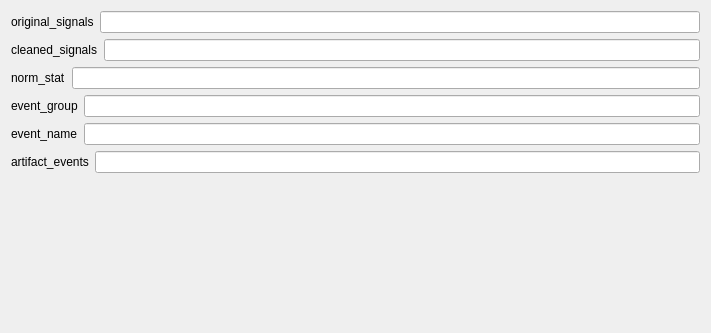
<?xml version="1.0" encoding="UTF-8"?>
<ui version="4.0">
 <class>SumoExampleV2SettingsView</class>
 <widget class="QWidget" name="SumoExampleV2SettingsView">
  <property name="styleSheet">
   <string notr="true">font: 12pt &quot;Roboto&quot;;</string>
  </property>
  <property name="geometry">
   <rect>
    <x>0</x>
    <y>0</y>
    <width>711</width>
    <height>333</height>
   </rect>
  </property>
  <property name="windowTitle">
   <string>Form</string>
  </property>
  <layout class="QVBoxLayout" name="verticalLayout">
   <item>
    <layout class="QHBoxLayout" name="original_signals_horizontalLayout">
     <item>
      <widget class="QLabel" name="original_signals_label">
       <property name="text">
        <string>original_signals</string>
       </property>
      </widget>
     </item>
     <item>
      <widget class="QLineEdit" name="original_signals_lineedit"/>
     </item>
    </layout>
   </item><item>
    <layout class="QHBoxLayout" name="cleaned_signals_horizontalLayout">
     <item>
      <widget class="QLabel" name="cleaned_signals_label">
       <property name="text">
        <string>cleaned_signals</string>
       </property>
      </widget>
     </item>
     <item>
      <widget class="QLineEdit" name="cleaned_signals_lineedit"/>
     </item>
    </layout>
   </item><item>
    <layout class="QHBoxLayout" name="norm_stat_horizontalLayout">
     <item>
      <widget class="QLabel" name="norm_stat_label">
       <property name="text">
        <string>norm_stat</string>
       </property>
      </widget>
     </item>
     <item>
      <widget class="QLineEdit" name="norm_stat_lineedit"/>
     </item>
    </layout>
   </item><item>
    <layout class="QHBoxLayout" name="event_group_horizontalLayout">
     <item>
      <widget class="QLabel" name="event_group_label">
       <property name="text">
        <string>event_group</string>
       </property>
      </widget>
     </item>
     <item>
      <widget class="QLineEdit" name="event_group_lineedit"/>
     </item>
    </layout>
   </item><item>
    <layout class="QHBoxLayout" name="event_name_horizontalLayout">
     <item>
      <widget class="QLabel" name="event_name_label">
       <property name="text">
        <string>event_name</string>
       </property>
      </widget>
     </item>
     <item>
      <widget class="QLineEdit" name="event_name_lineedit"/>
     </item>
    </layout>
   </item><item>
    <layout class="QHBoxLayout" name="artifact_events_horizontalLayout">
     <item>
      <widget class="QLabel" name="artifact_events_label">
       <property name="text">
        <string>artifact_events</string>
       </property>
      </widget>
     </item>
     <item>
      <widget class="QLineEdit" name="artifact_events_lineedit"/>
     </item>
    </layout>
   </item>
   <item>
    <spacer name="verticalSpacer">
     <property name="orientation">
      <enum>Qt::Vertical</enum>
     </property>
     <property name="sizeHint" stdset="0">
      <size>
       <width>20</width>
       <height>40</height>
      </size>
     </property>
    </spacer>
   </item>
  </layout>
 </widget>
 <resources>
  <include location="../../../../snooz-toolbox/src/main/python/ui/themes/themes.qrc"/>
 </resources>
 <connections/>
 </ui>
